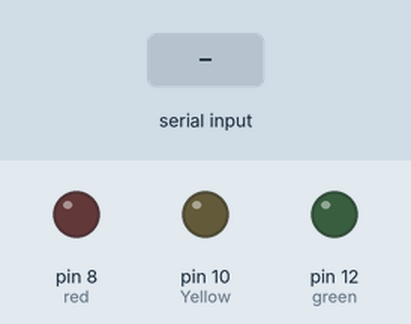
Bench run of a sketch on a simulated Arduino Uno, built with avr-gcc and run on an emulated ATmega328P. Parts: output pins drawn as LEDs (lit = HIGH). The inputs (shaded band) are chosen by the test bench.

Above: at 1.2 s.
1.3 s: "R" received over Serial
At 2.1 s:
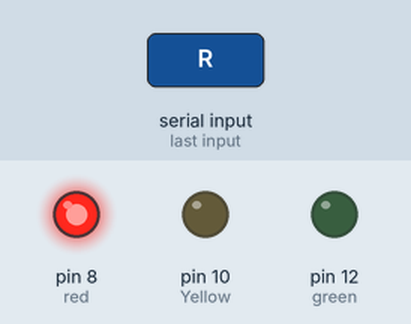
2.8 s: "Y" received over Serial
At 3.3 s:
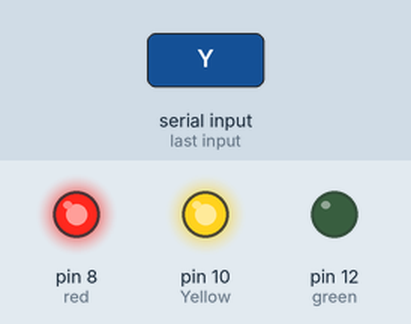
4.3 s: "G" received over Serial
At 5.5 s:
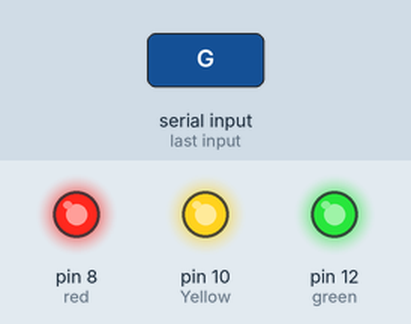
5.8 s: "R" received over Serial
At 6.7 s:
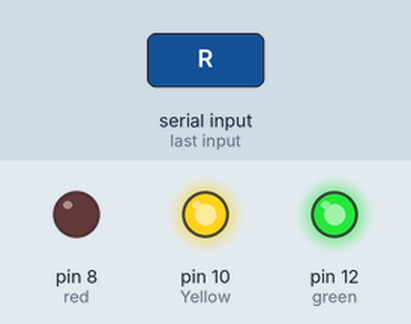
7.3 s: "Y" received over Serial
At 7.9 s:
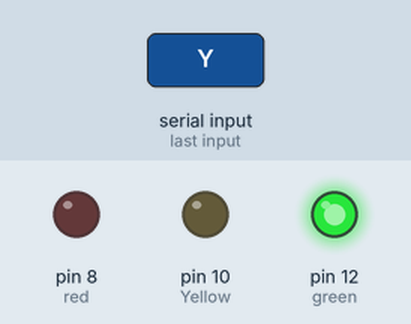
8.8 s: "O" received over Serial
At 10.2 s:
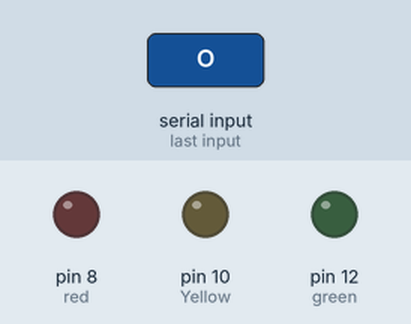
Timing chart, 0 to 11.3 s (numbered marks = the images above; inputs shaded):
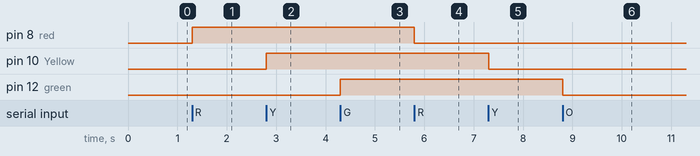

The sketch:

SwitchCase.ino
```cpp
int input = 0;
const int red = 8;
const int green = 12;
const int Yellow = 10;
int ledStateRed = LOW;
int ledStateYellow = LOW;
int ledStateGreen = LOW;


void setup(){
    Serial.begin(9600);
    pinMode(red, OUTPUT);
    pinMode(green, OUTPUT);
    pinMode(Yellow, OUTPUT);
}

void RGB(){
    if(Serial.available() > 0){
        byte input = Serial.read();
        switch (input)
        {
        case 'R':
            if(ledStateRed == LOW){
                ledStateRed = HIGH;
            }
            else{
            ledStateRed = LOW;
            }

            digitalWrite(red, ledStateRed);
            break;
        case 'Y':
            if(ledStateYellow == LOW){
                ledStateYellow = HIGH;
            }
            else{
            ledStateYellow = LOW;
            }

            digitalWrite(Yellow, ledStateYellow);
            break;

        case 'G':
            if(ledStateGreen == LOW){
                ledStateGreen = HIGH;
            }
            else{
            ledStateGreen = LOW;
            }

            digitalWrite(green, ledStateGreen);
            break;
        case 'O':
        digitalWrite(red, LOW);
        digitalWrite(green, LOW);
        digitalWrite(Yellow, LOW);
            break;
        default:
        Serial.println("SKriv inn en gyldig verdi, enten R, Y eller G");
            break;
        }
    }
}

void loop(){
    RGB();
}
```

Measured:
- after the input at 1.3 s, pin 8 (red): LOW → HIGH at once
- after the input at 2.8 s, pin 10 (Yellow): LOW → HIGH at once
- after the input at 4.3 s, pin 12 (green): LOW → HIGH at once
- after the input at 5.8 s, pin 8 (red): HIGH → LOW at once
- after the input at 7.3 s, pin 10 (Yellow): HIGH → LOW at once
- after the input at 8.8 s, pin 12 (green): HIGH → LOW at once
